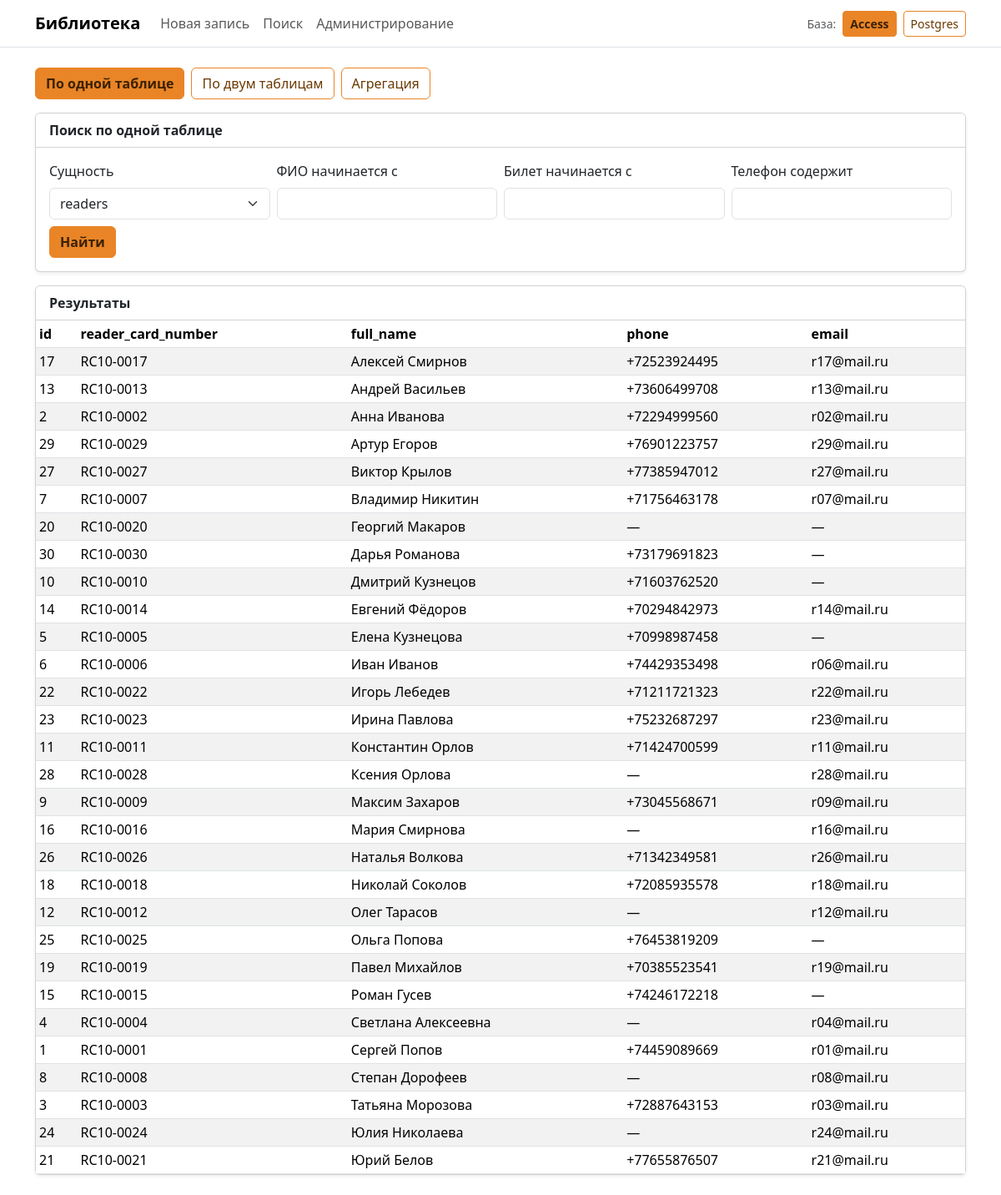
Screenshot of /search with the database file from the repository.
### tables this page shows
CREATE TABLE readers (
  id INTEGER PRIMARY KEY NOT NULL
    CHECK (id BETWEEN 1 AND 300),

  reader_card_number TEXT NOT NULL
    CHECK (length(reader_card_number) BETWEEN 1 AND 20),

  full_name TEXT NOT NULL
    CHECK (length(full_name) BETWEEN 5 AND 30),

  phone TEXT NULL
    CHECK (phone IS NULL OR length(phone) BETWEEN 0 AND 15),

  email TEXT NULL
    CHECK (email IS NULL OR length(email) BETWEEN 0 AND 30),

  UNIQUE(reader_card_number)
);

### app.py (the view, shortened to what this page needs)
    @app.get("/search")
    def search():
        mode = request.args.get("mode", "one")
        readers = q_all("SELECT id, full_name FROM readers ORDER BY full_name;")
        librarians = q_all("SELECT id, full_name FROM librarians ORDER BY full_name;")
        statuses = q_all("SELECT id, title FROM statuses ORDER BY id;")
        authors = q_all("SELECT DISTINCT author FROM books ORDER BY author;")
        meta: Dict[str, Any] = {"mode": mode}
        results: List[Dict[str, Any]] = []
        if mode == "one":
            entity = request.args.get("entity", "readers")
            meta["entity"] = entity
            if entity == "readers":
                name_prefix = (request.args.get("full_name_prefix") or "").strip()
                card_prefix = (request.args.get("card_prefix") or "").strip()
                phone_contains = (request.args.get("phone_contains") or "").strip()
                where = []
                params: List[Any] = []
                if name_prefix:
                    where.append("full_name LIKE ?")
                    params.append(name_prefix + "%")
                if card_prefix:
                    where.append("reader_card_number LIKE ?")
                    params.append(card_prefix + "%")
                if phone_contains:
                    where.append("phone LIKE ?")
                    params.append("%" + phone_contains + "%")
                sql = "SELECT id, reader_card_number, full_name, phone, email FROM readers"
                if where:
                    sql += " WHERE " + " AND ".join(where)
                sql += " ORDER BY full_name LIMIT 200;"
                results = q_all(sql, tuple(params))
        return render_template(
            "search.html",
            mode=mode,
            meta=meta,
            results=results,
            readers=readers,
            librarians=librarians,
            statuses=statuses,
            authors=authors,
        )

### templates/search.html (shortened to what this page needs)
{% extends "base.html" %}
{% block content %}
<div class="d-flex flex-wrap gap-2 mb-3">
  <a class="btn {{ 'btn-accent' if mode=='one' else 'btn-outline-accent' }}"
     href="{{ url_for('search', mode='one', entity='readers') }}">По одной таблице</a>
  <a class="btn {{ 'btn-accent' if mode=='two' else 'btn-outline-accent' }}"
     href="{{ url_for('search', mode='two') }}">По двум таблицам</a>
  <a class="btn {{ 'btn-accent' if mode=='agg' else 'btn-outline-accent' }}"
     href="{{ url_for('search', mode='agg') }}">Агрегация</a>
</div>
{% if mode == 'one' %}
  <div class="card shadow-sm mb-3">
    <div class="card-header bg-white fw-semibold">Поиск по одной таблице</div>
    <div class="card-body">
      <form method="get" action="{{ url_for('search') }}" class="row g-2">
        <div class="col-md-3">
          <label class="form-label">Сущность</label>
          <select class="form-select" name="entity" onchange="this.form.submit()">
            <option value="readers" {{ 'selected' if meta.entity=='readers' else '' }}>readers</option>
          </select>
        </div>
        {% if meta.entity == 'readers' %}
          <div class="col-md-3">
            <label class="form-label">ФИО начинается с</label>
            <input class="form-control" name="full_name_prefix">
          </div>
          <div class="col-md-3">
            <label class="form-label">Билет начинается с</label>
            <input class="form-control" name="card_prefix">
          </div>
          <div class="col-md-3">
            <label class="form-label">Телефон содержит</label>
            <input class="form-control" name="phone_contains">
          </div>
        {% endif %}
        <div class="col-12">
          <button class="btn btn-accent" type="submit">Найти</button>
        </div>
      </form>
    </div>
  </div>
{% endif %}
<div class="card shadow-sm">
  <div class="card-header bg-white fw-semibold">Результаты</div>
  {% if results %}
    <div class="table-responsive">
      <table class="table table-sm table-striped mb-0 align-middle">
        <thead>
          <tr>
            {% for key in results[0].keys() %}
              {% if not (mode == 'agg' and key == 'id') %}
                <th>{{ key }}</th>
              {% endif %}
            {% endfor %}
          </tr>
        </thead>
        <tbody>
          {% for row in results %}
            <tr>
              {% for key, value in row.items() %}
                {% if not (mode == 'agg' and key == 'id') %}
                  <td>{{ value if value is not none else '—' }}</td>
                {% endif %}
              {% endfor %}
            </tr>
          {% endfor %}
        </tbody>
      </table>
    </div>
  {% else %}
    <div class="card-body text-muted">Ничего не найдено.</div>
  {% endif %}
</div>
{% endblock %}

### templates/base.html (shortened to what this page needs)
<!doctype html>
<html lang="ru">
<head>
  <link href="https://cdn.jsdelivr.net/npm/bootstrap@5.3.3/dist/css/bootstrap.min.css" rel="stylesheet">
  <link href="{{ url_for('static', filename='app.css') }}" rel="stylesheet">
</head>
<body class="bg-white">
<nav class="navbar navbar-expand-lg border-bottom">
  <div class="container">
    <a class="navbar-brand fw-semibold" href="{{ url_for('index') }}">Библиотека</a>
    <div class="navbar-nav me-auto">
      <a class="nav-link" href="{{ url_for('index') }}">Новая запись</a>
      <a class="nav-link" href="{{ url_for('search', mode='one', entity='readers') }}">Поиск</a>
      <a class="nav-link" href="{{ url_for('admin') }}">Администрирование</a>
    </div>
    <div class="d-flex gap-2 align-items-center">
      <span class="small text-muted">База:</span>
      <a class="btn btn-sm {{ 'btn-accent' if session.get('db_key','Access')=='Access' else 'btn-outline-accent' }}"
         href="{{ url_for('switch_db', db_key='Access', next=request.full_path) }}">
        Access
      </a>
      <a class="btn btn-sm {{ 'btn-accent' if session.get('db_key','Access')=='Postgres' else 'btn-outline-accent' }}"
         href="{{ url_for('switch_db', db_key='Postgres', next=request.full_path) }}">
        Postgres
      </a>
    </div>
  </div>
</nav>
<div class="container my-4">
  {% block content %}{% endblock %}
</div>
<div class="toast-container position-fixed top-0 end-0 p-3" style="z-index:1100">
</div>
</body>
</html>

### static/app.css (style rules this page uses)
:root { --accent: #e98527; }
.btn-accent { background: var(--accent); border-color: var(--accent); color: #3b2100; font-weight: 600; }
.btn-outline-accent { border-color: var(--accent); color: #6b3900; }

### rows the page displays
readers: value "17", reader_card_number "RC10-0017", full_name "Алексей Смирнов", phone "+72523924495", email "r17@mail.ru"
readers: value "13", reader_card_number "RC10-0013", full_name "Андрей Васильев", phone "+73606499708", email "r13@mail.ru"
readers: value "2", reader_card_number "RC10-0002", full_name "Анна Иванова", phone "+72294999560", email "r02@mail.ru"
readers: value "29", reader_card_number "RC10-0029", full_name "Артур Егоров", phone "+76901223757", email "r29@mail.ru"
readers: value "27", reader_card_number "RC10-0027", full_name "Виктор Крылов", phone "+77385947012", email "r27@mail.ru"
readers: value "7", reader_card_number "RC10-0007", full_name "Владимир Никитин", phone "+71756463178", email "r07@mail.ru"
readers: value "20" "—" "—", reader_card_number "RC10-0020", full_name "Георгий Макаров"
readers: value "30" "—", reader_card_number "RC10-0030", full_name "Дарья Романова", phone "+73179691823"
readers: value "10" "—", reader_card_number "RC10-0010", full_name "Дмитрий Кузнецов", phone "+71603762520"
readers: value "14", reader_card_number "RC10-0014", full_name "Евгений Фёдоров", phone "+70294842973", email "r14@mail.ru"
readers: value "5" "—", reader_card_number "RC10-0005", full_name "Елена Кузнецова", phone "+70998987458"
readers: value "6", reader_card_number "RC10-0006", full_name "Иван Иванов", phone "+74429353498", email "r06@mail.ru"
readers: value "22", reader_card_number "RC10-0022", full_name "Игорь Лебедев", phone "+71211721323", email "r22@mail.ru"
readers: value "23", reader_card_number "RC10-0023", full_name "Ирина Павлова", phone "+75232687297", email "r23@mail.ru"
readers: value "11", reader_card_number "RC10-0011", full_name "Константин Орлов", phone "+71424700599", email "r11@mail.ru"
readers: value "28" "—", reader_card_number "RC10-0028", full_name "Ксения Орлова", email "r28@mail.ru"
readers: value "9", reader_card_number "RC10-0009", full_name "Максим Захаров", phone "+73045568671", email "r09@mail.ru"
readers: value "16" "—", reader_card_number "RC10-0016", full_name "Мария Смирнова", email "r16@mail.ru"
readers: value "26", reader_card_number "RC10-0026", full_name "Наталья Волкова", phone "+71342349581", email "r26@mail.ru"
readers: value "18", reader_card_number "RC10-0018", full_name "Николай Соколов", phone "+72085935578", email "r18@mail.ru"
readers: value "12" "—", reader_card_number "RC10-0012", full_name "Олег Тарасов", email "r12@mail.ru"
readers: value "25" "—", reader_card_number "RC10-0025", full_name "Ольга Попова", phone "+76453819209"
readers: value "19", reader_card_number "RC10-0019", full_name "Павел Михайлов", phone "+70385523541", email "r19@mail.ru"
readers: value "15" "—", reader_card_number "RC10-0015", full_name "Роман Гусев", phone "+74246172218"
readers: value "4" "—", reader_card_number "RC10-0004", full_name "Светлана Алексеевна", email "r04@mail.ru"
readers: value "1", reader_card_number "RC10-0001", full_name "Сергей Попов", phone "+74459089669", email "r01@mail.ru"
readers: value "8" "—", reader_card_number "RC10-0008", full_name "Степан Дорофеев", email "r08@mail.ru"
readers: value "3", reader_card_number "RC10-0003", full_name "Татьяна Морозова", phone "+72887643153", email "r03@mail.ru"
readers: value "24" "—", reader_card_number "RC10-0024", full_name "Юлия Николаева", email "r24@mail.ru"
readers: value "21", reader_card_number "RC10-0021", full_name "Юрий Белов", phone "+77655876507", email "r21@mail.ru"

### other values shown
{{ key }} "id" "reader_card_number" "full_name" "phone" "email"
